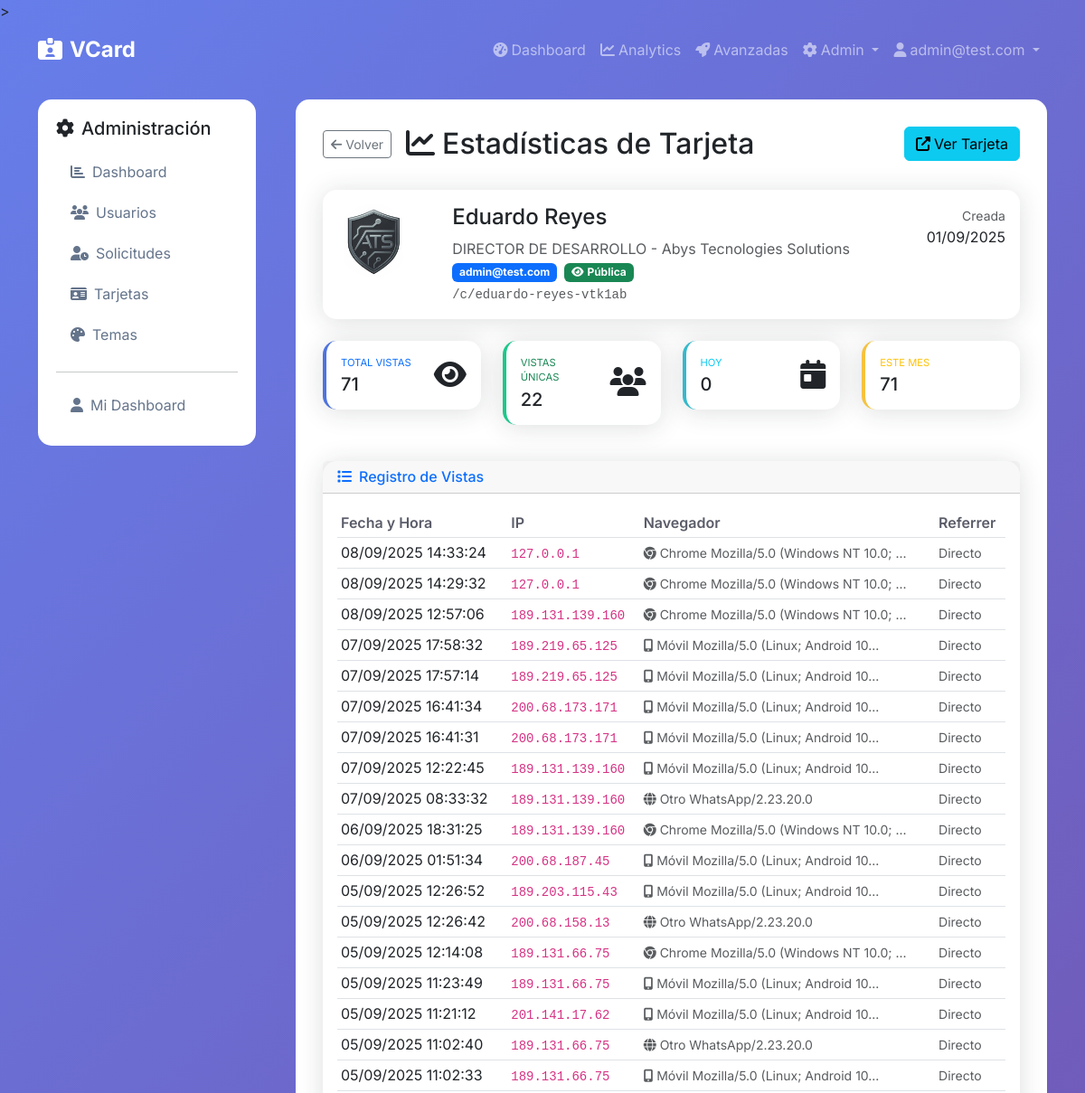
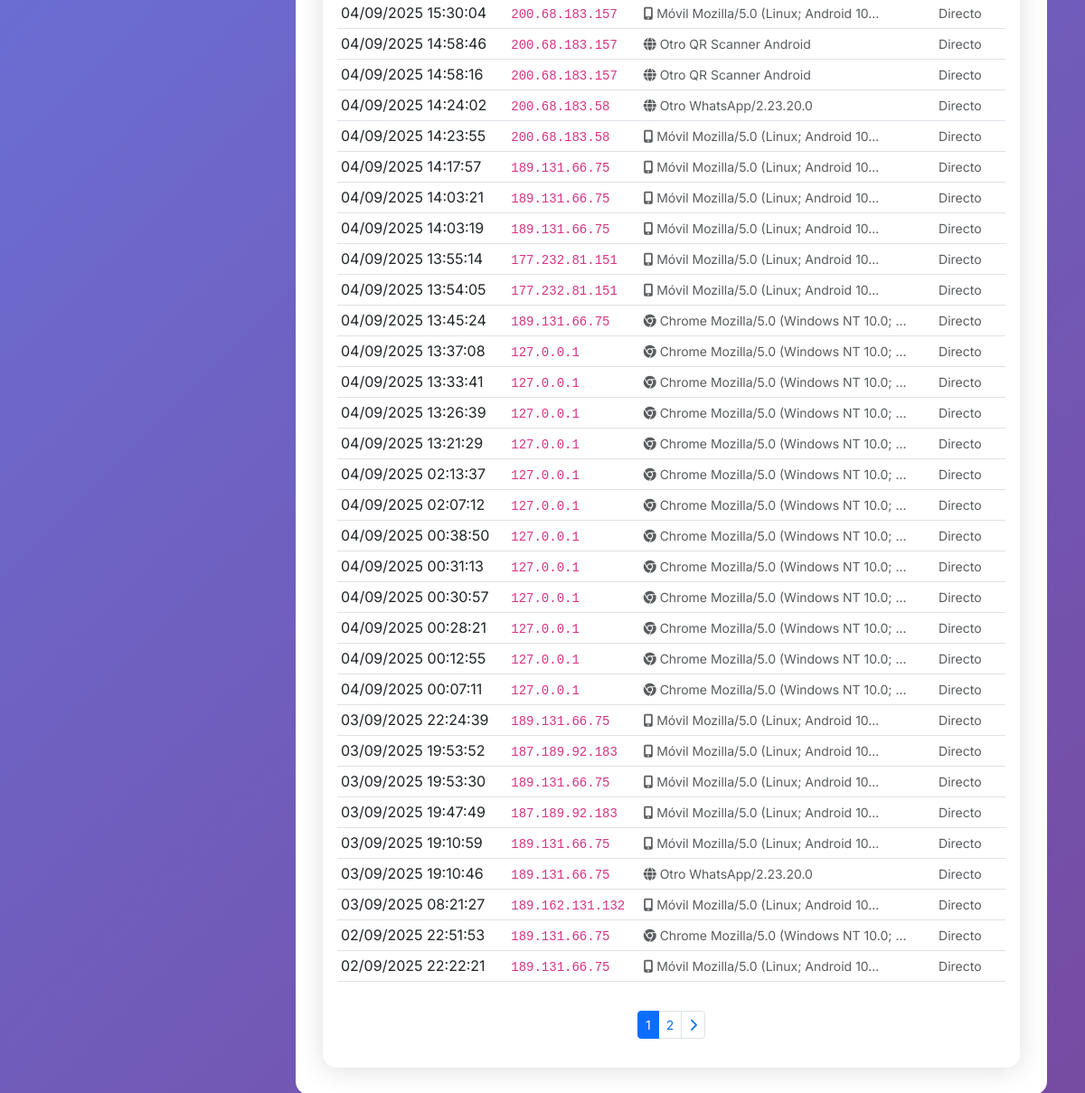
The page /admin/cards/8/views (signed in) on the database as committed earlier (2 pictures, top to bottom).
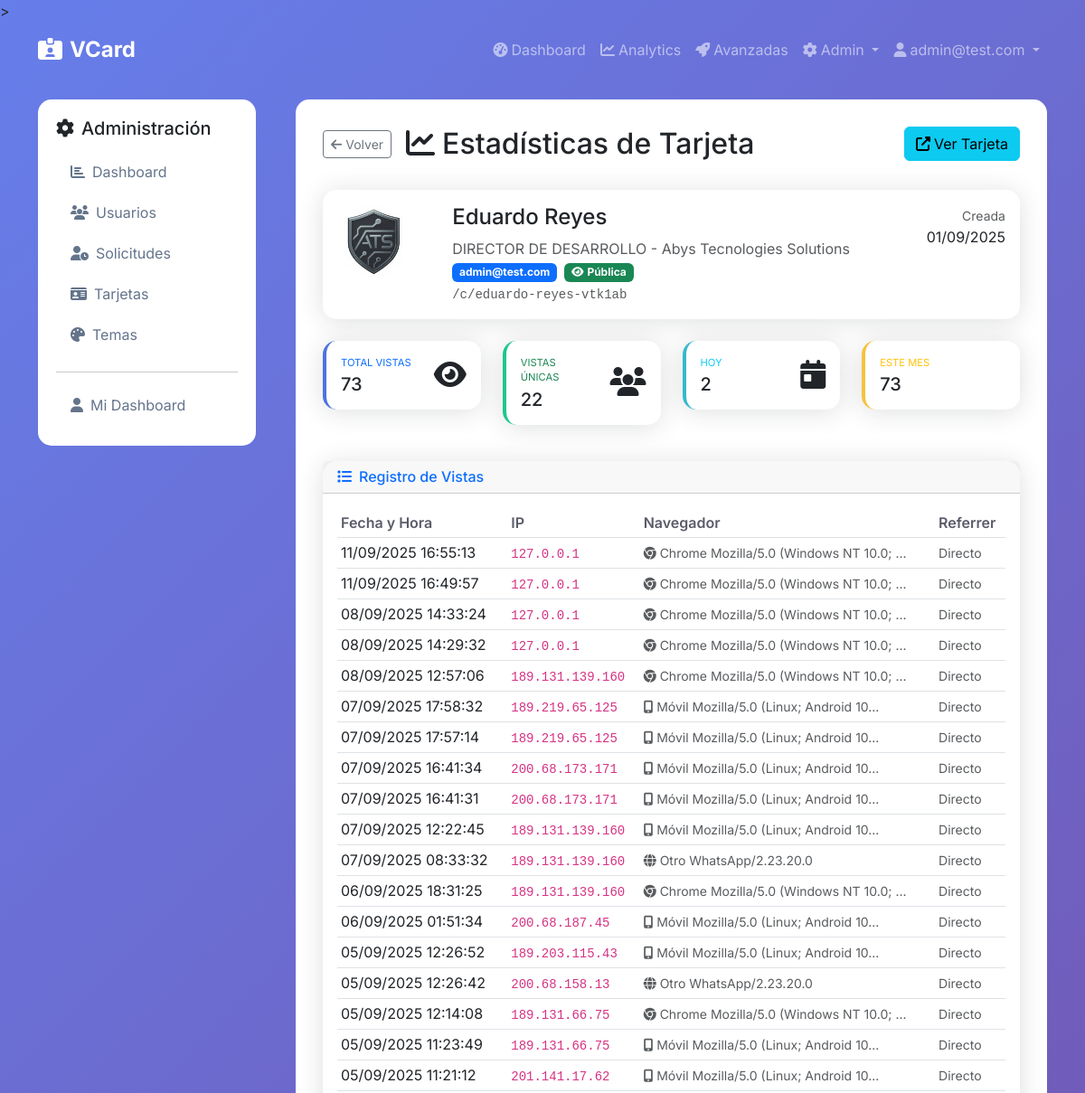
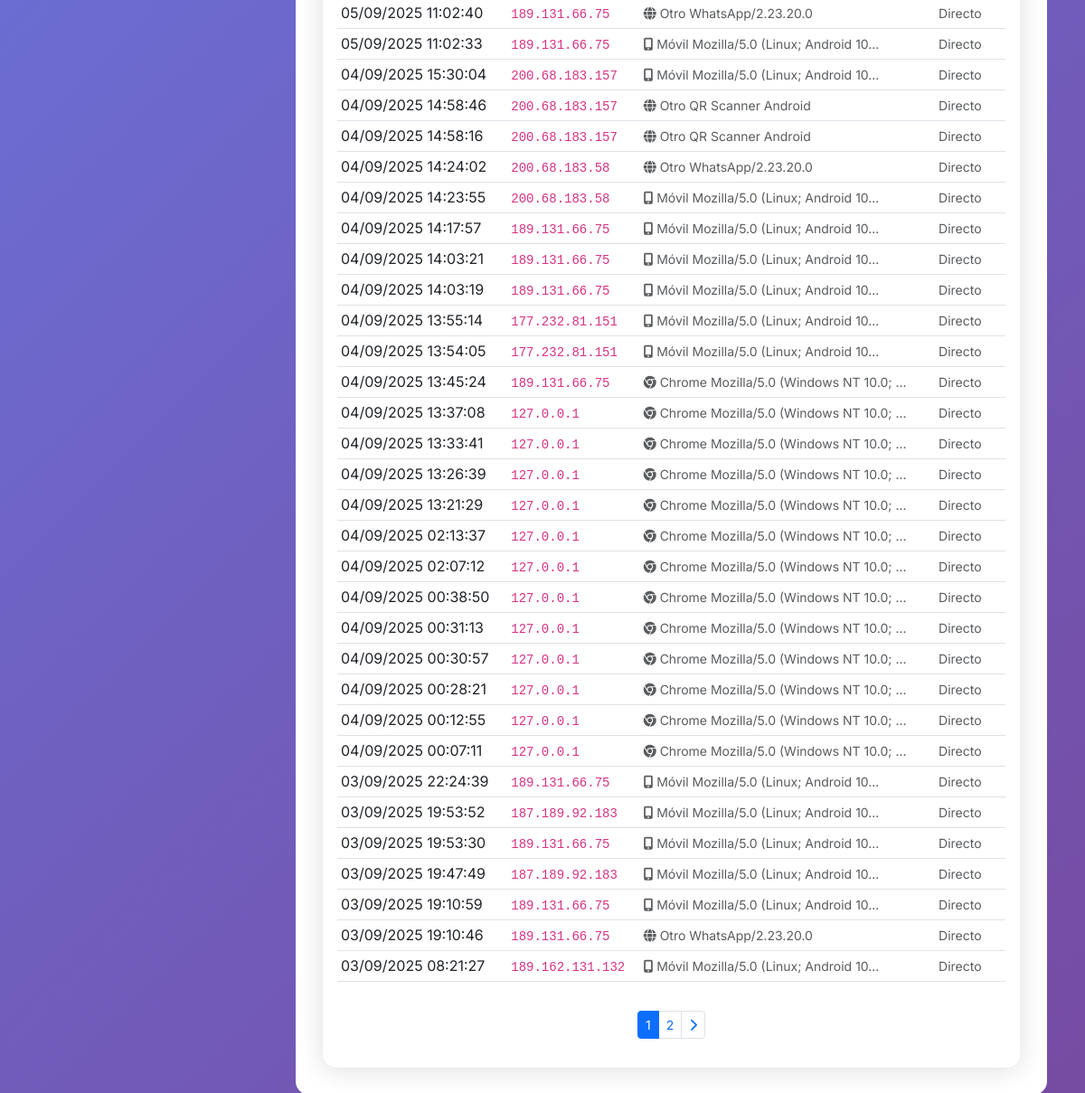
The same page on the database as committed later (2 pictures, top to bottom).
### app/models.py (models this page shows, shortened)
class CardView(db.Model):
    id = db.Column(db.Integer, primary_key=True)
    card_id = db.Column(db.Integer, db.ForeignKey('card.id'), nullable=False)
    ip_address = db.Column(db.String(45))  # IPv4 or IPv6
    user_agent = db.Column(db.String(500))
    referrer = db.Column(db.String(500))
    device_type = db.Column(db.String(20))  # mobile, tablet, desktop
    browser = db.Column(db.String(50))  # Chrome, Firefox, Safari, etc.
    platform = db.Column(db.String(50))  # windows, macos, linux, android, ios
    country = db.Column(db.String(100))  # User's country
    city = db.Column(db.String(100))  # User's city
    session_id = db.Column(db.String(100))  # Session tracking
    viewed_at = db.Column(db.DateTime, default=now_utc_for_db, index=True)
    card = db.relationship('Card', backref=db.backref('views', lazy='dynamic', cascade='all, delete-orphan'))

### app/admin/routes.py (the view)
@bp.route('/cards/<int:id>/views')
@login_required
@admin_required
def card_views(id):
    card = Card.query.get_or_404(id)
    page = request.args.get('page', 1, type=int)
    views = card.views.order_by(CardView.viewed_at.desc()).paginate(
        page=page, per_page=50, error_out=False
    )
    stats = {
        'total_views': card.get_total_views(),
        'unique_views': card.get_unique_views(),
        'views_today': card.get_views_today(),
        'views_this_month': card.get_views_this_month()
    }
    return render_template('admin/card_views.html', card=card, views=views, stats=stats)

### app/models.py (called while the page is built)
    def is_admin(self):
        return self.role == 'admin'

    def get_public_url(self):
        return f"/c/{self.slug}"

    def get_total_views(self):
        return self.views.count()

    def get_unique_views(self):
        from sqlalchemy import func
        return db.session.query(func.count(func.distinct(CardView.ip_address))).filter_by(card_id=self.id).scalar() or 0

    def get_views_today(self):
        start_utc, end_utc = get_date_range_utc(days=1)
        return self.views.filter(
            CardView.viewed_at >= start_utc,
            CardView.viewed_at <= end_utc
        ).count()

    def get_views_this_month(self):
        start_utc, end_utc = get_month_range_utc()
        return self.views.filter(
            CardView.viewed_at >= start_utc,
            CardView.viewed_at <= end_utc
        ).count()

    def get_avatar_path(self):
        if not self.theme:
            return self.avatar_path or self.avatar_square_path
        if self.theme.avatar_shape == 'rectangle':
            return self.avatar_rect_path or self.avatar_square_path or self.avatar_path
        else:
            return self.avatar_square_path or self.avatar_path or self.avatar_rect_path

### app/templates/admin/card_views.html (shortened to what the changed rows need)
{% extends "base.html" %}
{% block content %}
<div class="row">
    <div class="col-md-9">
        <div class="main-content">
            <div class="d-flex justify-content-between align-items-start mb-4">
                <div>
                    <div class="d-flex align-items-center mb-2">
                        <h2 class="mb-0">
                            <i class="fas fa-chart-line me-2"></i>Estadísticas de Tarjeta
                        </h2>
                    </div>
                </div>
            </div>
            <div class="row mb-4">
                <div class="col-lg-3 col-md-6 mb-3">
                    <div class="card border-left-primary">
                        <div class="card-body">
                            <div class="row no-gutters align-items-center">
                                <div class="col mr-2">
                                    <div class="text-xs font-weight-bold text-primary text-uppercase mb-1">
                                        Total Vistas
                                    </div>
                                    <div class="h5 mb-0 font-weight-bold text-gray-800">
                                        {{ stats.total_views }}
                                    </div>
                                </div>
                            </div>
                        </div>
                    </div>
                </div>
                <div class="col-lg-3 col-md-6 mb-3">
                    <div class="card border-left-info">
                        <div class="card-body">
                            <div class="row no-gutters align-items-center">
                                <div class="col mr-2">
                                    <div class="text-xs font-weight-bold text-info text-uppercase mb-1">
                                        Hoy
                                    </div>
                                    <div class="h5 mb-0 font-weight-bold text-gray-800">
                                        {{ stats.views_today }}
                                    </div>
                                </div>
                            </div>
                        </div>
                    </div>
                </div>
                <div class="col-lg-3 col-md-6 mb-3">
                    <div class="card border-left-warning">
                        <div class="card-body">
                            <div class="row no-gutters align-items-center">
                                <div class="col mr-2">
                                    <div class="text-xs font-weight-bold text-warning text-uppercase mb-1">
                                        Este Mes
                                    </div>
                                    <div class="h5 mb-0 font-weight-bold text-gray-800">
                                        {{ stats.views_this_month }}
                                    </div>
                                </div>
                            </div>
                        </div>
                    </div>
                </div>
            </div>
            <div class="card">
                <div class="card-body">
                    {% if views.items %}
                        <div class="table-responsive">
                            <table class="table table-sm">
                                <thead>
                                    <tr>
                                        <th>Fecha y Hora</th>
                                        <th>IP</th>
                                        <th>Navegador</th>
                                        <th>Referrer</th>
                                    </tr>
                                </thead>
                                <tbody>
                                    {% for view in views.items %}
                                    <tr>
                                        <td>
                                            {{ view.viewed_at|local_datetime('%d/%m/%Y %H:%M:%S') }}
                                        </td>
                                        <td>
                                            <code>{{ view.ip_address or 'N/A' }}</code>
                                        </td>
                                        <td>
                                            <small class="text-muted" title="{{ view.user_agent }}">
                                                {% if view.user_agent %}
                                                    {% if 'Mobile' in view.user_agent %}
                                                        <i class="fas fa-mobile-alt me-1"></i>Móvil
                                                    {% elif 'Chrome' in view.user_agent %}
                                                        <i class="fab fa-chrome me-1"></i>Chrome
                                                    {% elif 'Firefox' in view.user_agent %}
                                                        <i class="fab fa-firefox me-1"></i>Firefox
                                                    {% elif 'Safari' in view.user_agent %}
                                                        <i class="fab fa-safari me-1"></i>Safari
                                                    {% elif 'Edge' in view.user_agent %}
                                                        <i class="fab fa-edge me-1"></i>Edge
                                                    {% else %}
                                                        <i class="fas fa-globe me-1"></i>Otro
                                                    {% endif %}
                                                    {{ view.user_agent[:30] }}{% if view.user_agent|length > 30 %}...{% endif %}
                                                {% else %}
                                                    N/A
                                                {% endif %}
                                            </small>
                                        </td>
                                        <td>
                                            <small class="text-muted">
                                                {% if view.referrer %}
                                                    {{ view.referrer[:50] }}{% if view.referrer|length > 50 %}...{% endif %}
                                                {% else %}
                                                    Directo
                                                {% endif %}
                                            </small>
                                        </td>
                                    </tr>
                                    {% endfor %}
                                </tbody>
                            </table>
                        </div>
                        {% if views.pages > 1 %}
                        <nav aria-label="Page navigation" class="mt-3">
                            <ul class="pagination justify-content-center pagination-sm">
                                {% for page_num in views.iter_pages() %}
                                    {% if page_num %}
                                        {% if page_num != views.page %}
                                            <li class="page-item">
                                                <a class="page-link" href="{{ url_for('admin.card_views', id=card.id, page=page_num) }}">{{ page_num }}</a>
                                            </li>
                                        {% else %}
                                            <li class="page-item active">
                                                <span class="page-link">{{ page_num }}</span>
                                            </li>
                                        {% endif %}
                                    {% else %}
                                        <li class="page-item disabled">
                                            <span class="page-link">…</span>
                                        </li>
                                    {% endif %}
                                {% endfor %}
                            </ul>
                        </nav>
                        {% endif %}
                    {% else %}
                        <div class="text-center py-4">
                            <i class="fas fa-chart-line fa-3x text-muted mb-3"></i>
                            <h6>Sin vistas registradas</h6>
                            <p class="text-muted mb-0">Esta tarjeta aún no ha sido vista por nadie.</p>
                        </div>
                    {% endif %}
                </div>
            </div>
        </div>
    </div>
</div>
{% endblock %}

Rows that differ between the two databases and show on the page:
no longer on this page (row unchanged): CardView: viewed_at|local_datetime "02/09/2025 22:51:53", ip_address "189.131.66.75", shows "Chrome", user_agent "Mozilla/5.0 (Windows NT 10.0;", shows "Directo"
no longer on this page (row unchanged): CardView: viewed_at|local_datetime "02/09/2025 22:22:21", ip_address "189.131.66.75", shows "Móvil", user_agent "Mozilla/5.0 (Linux; Android 10", shows "Directo"
added CardView: viewed_at|local_datetime "11/09/2025 16:55:13", ip_address "127.0.0.1", shows "Chrome", user_agent "Mozilla/5.0 (Windows NT 10.0;", shows "Directo"
added CardView: viewed_at|local_datetime "11/09/2025 16:49:57", ip_address "127.0.0.1", shows "Chrome", user_agent "Mozilla/5.0 (Windows NT 10.0;", shows "Directo"
Other text that changed with them:
{{ stats.total_views }}: "71" → "73"
{{ stats.views_today }}: "0" → "2"
{{ stats.views_this_month }}: "71" → "73"
